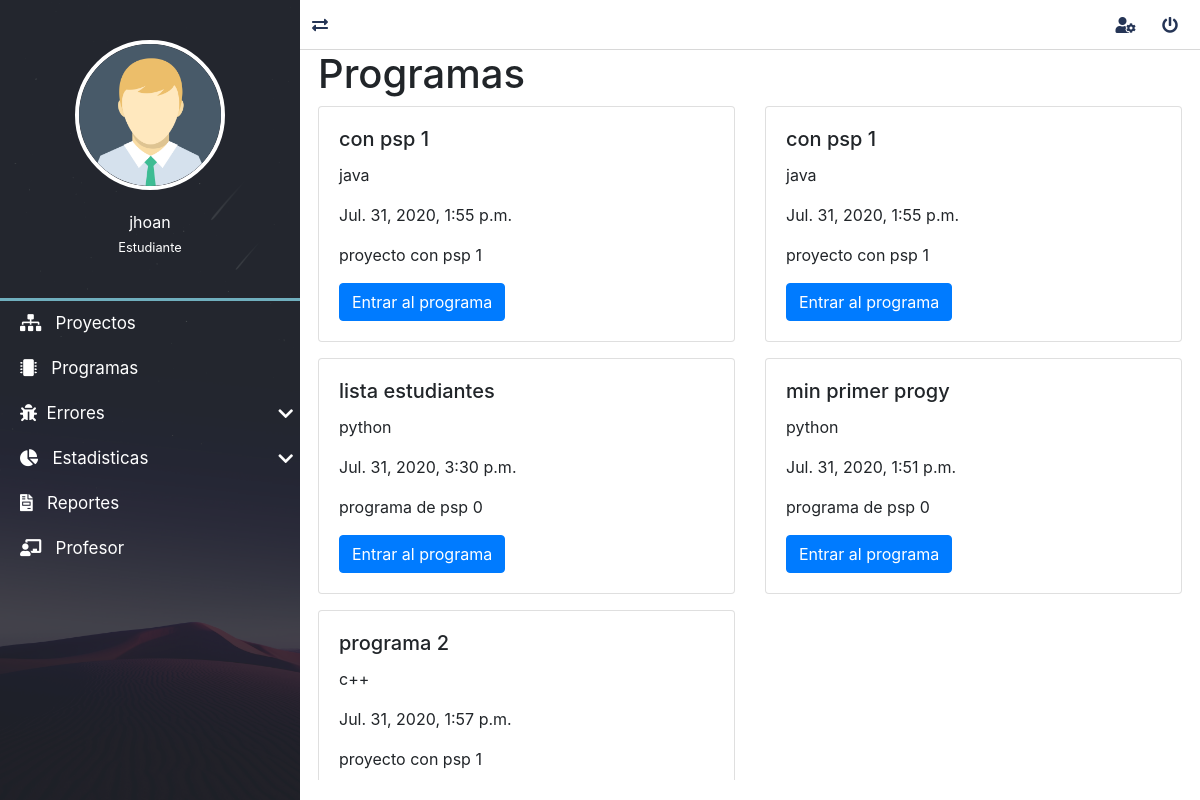
The app's page /programas/ (signed in), older data.
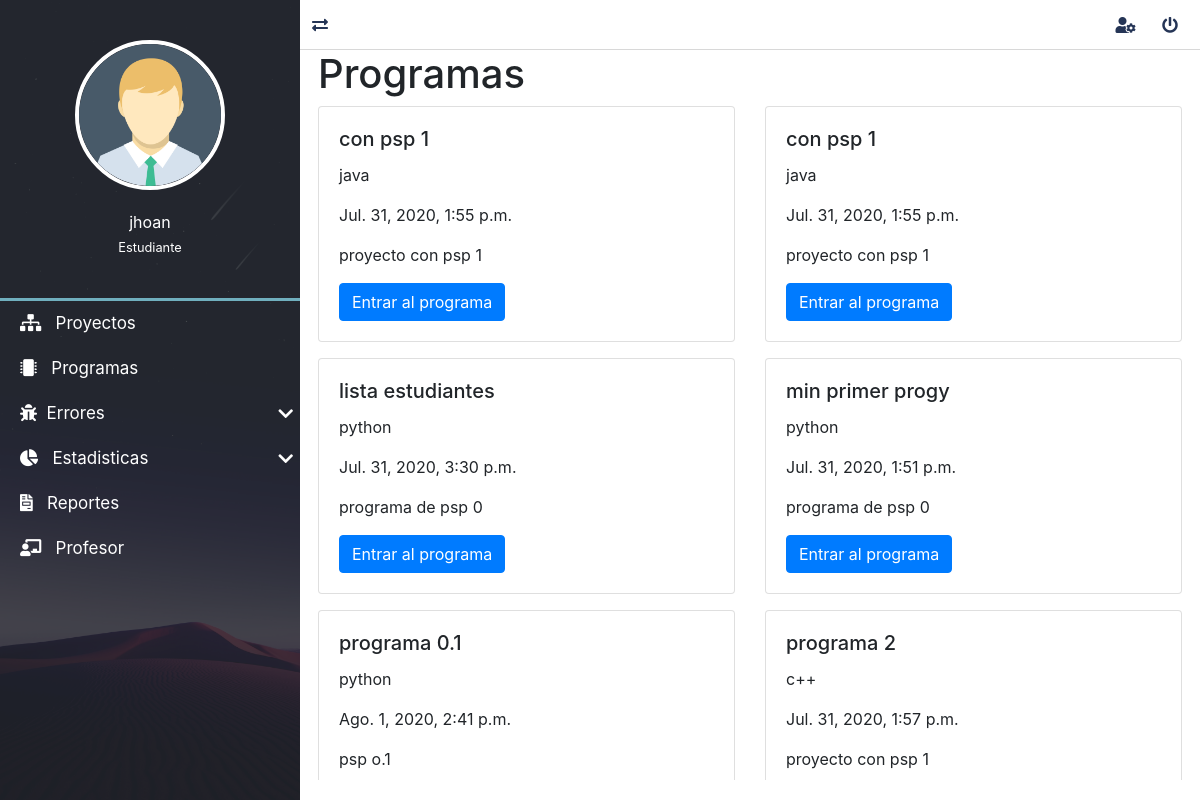
The same page, newer data.
### programas/models.py (models this page shows, shortened)
class Programa(models.Model):
    id_usuario = models.ForeignKey(settings.AUTH_USER_MODEL, verbose_name="usuario", on_delete=models.CASCADE)
    id_proyecto = models.ForeignKey("proyectos.Proyecto", verbose_name="proyecto", on_delete=models.CASCADE)
    nombre = models.CharField(verbose_name="Nombre", max_length=200)
    descripcion = models.TextField(verbose_name="Descripción")
    id_lenguaje = models.ForeignKey("mainApp.Lenguaje", verbose_name="lenguaje", on_delete=models.CASCADE)
    id_medida = models.ForeignKey("mainApp.Medida", verbose_name="medida", on_delete=models.CASCADE)
    fecha_creacion = models.DateTimeField(auto_now_add=True, verbose_name="Fecha de creación")
    fecha_actualizacion = models.DateTimeField(auto_now=True, verbose_name="Fecha de edición")
    fecha_finalizacion = models.DateTimeField(verbose_name="Fecha de finalización", null=True, blank=True)
    class Meta:
        verbose_name = "Programa"
        verbose_name_plural = "Programas"
        ordering = ['nombre', 'fecha_creacion']

### mainApp/models.py (models this page shows)
class Lenguaje(models.Model):
    nombre = models.CharField(verbose_name="Nombre", max_length=200)
    class Meta:
        verbose_name = "Lenguaje"
        verbose_name_plural = "Lenguajes"
        ordering = ['nombre']
    def __str__(self):
        return self.nombre

### proyectos/models.py (models this page shows)
class Proyecto(models.Model):
    nombre=models.CharField(max_length=50, verbose_name="Nombre")
    id_proceso = models.ForeignKey("mainApp.Proceso", verbose_name="Proceso", on_delete=models.CASCADE)
    descripcion=models.TextField(verbose_name="Descripcion")
    fechaInicio=models.DateTimeField(auto_now_add=True, verbose_name="fechaCreacion")
    ultimaActualizacion=models.DateTimeField(auto_now=True, verbose_name="Actualizado")
    class Meta:
        verbose_name ="Proyecto"
        verbose_name_plural ="Proyectos"
    def __str__(self):
        return self.nombre

### programas/views.py (the view)
# urls.py: path('programas/', include('programas.urls')),
@login_required(login_url='login')
def programas(request):
    cont=Programa.objects.all()
    return render(request,'programaT/programas.html',{
        'title':'Programas',
        'contes':cont
    })

### mainApp/context_processors.py (called while the page is built)
def get_programasDeUsuario(request):
    programas= Programa.objects.all()
    return {'lista_programas':programas}

def get_lenguajes(request):
    lenguajes = Lenguaje.objects.all()
    return {'lista_lenguajes':lenguajes}

def get_medidas(request):
    medidas = Medida.objects.all()
    return {'lista_medidas':medidas}

def get_fases(request):
    fases = Fase.objects.all()
    return {'lista_fases':fases}

def get_tiposdefectos(request):
    tipos_defectos = TiposDefecto.objects.all()
    return {'lista_tipos_defectos':tipos_defectos}

### proyectos/context_processors.py (called while the page is built)
def get_proyecto(request):
    proyecto= Proyecto.objects.values_list('id','nombre','id_proceso' ,'descripcion', 'fechaInicio')
    return {
        'proyectos':proyecto
    }

### programas/templates/programaT/programas.html (shortened to what this page needs)
{% extends 'layouts/layout.html' %}
{% block content %}
    <h1>{{title}}</h1>
    <div class="row">
        {% for j in contes %}
        {% if j.id_usuario_id == request.user.id %}
            <div class="col-sm-6 mb-3">
                <div class="card">
                    <div class="card-body">
                        <h5 class="card-title">{{j.nombre}}</h5>
                        <p class="card-text">{{j.id_lenguaje}}</p>
                        <p class="card-text">{{j.fecha_creacion}}</p>
                        <p class="card-text">{{j.id_proyecto}}</p>
                        <a href="{% url 'detalles_programa' j.id j.nombre|slugify %}" class="btn btn-primary">Entrar al programa</a>
                    </div>
                </div>
            </div>
            {% endif %}
        {% endfor %}
    </div>
{% endblock content %}

Row changes from the older to the newer data that the page shows:
added Programa: nombre "programa 0.1", id_lenguaje "python", fecha_creacion "Ago. 1, 2020, 2:41 p.m.", id_proyecto "psp o.1"
